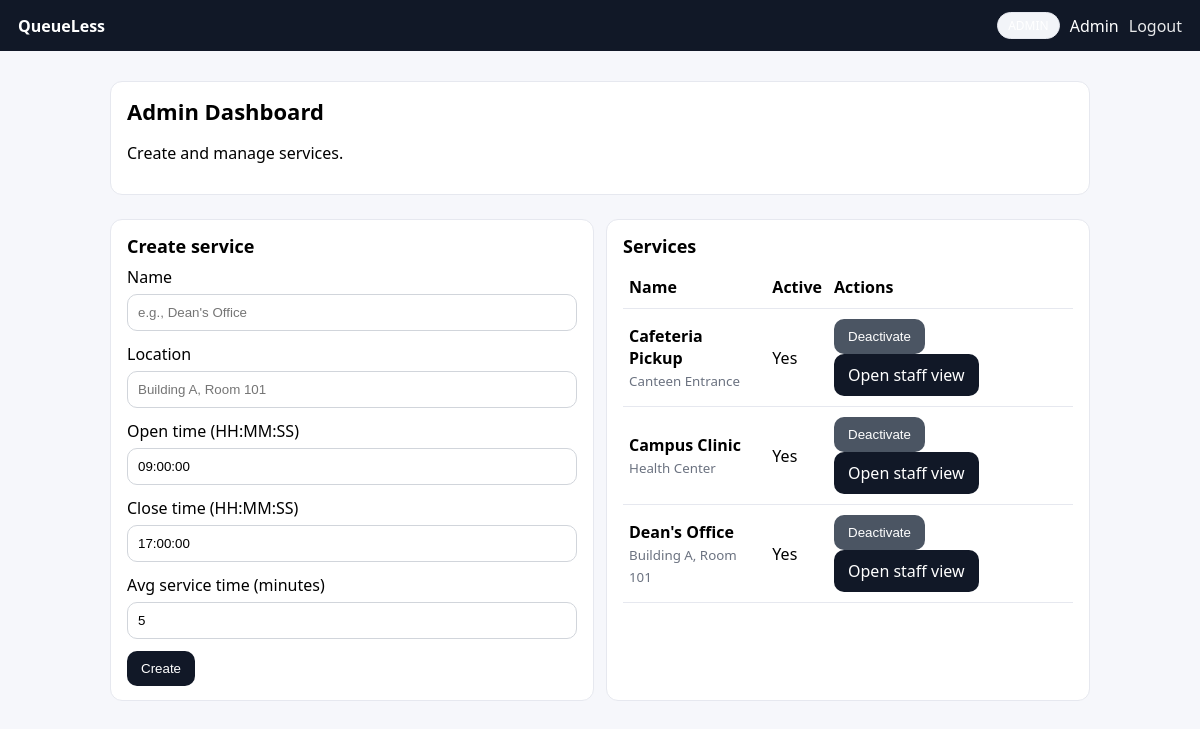
The page /public/admin.php (signed in) on the database its author committed.
### tables this page shows
CREATE TABLE IF NOT EXISTS services (
  id INT AUTO_INCREMENT PRIMARY KEY,
  name VARCHAR(160) NOT NULL,
  location VARCHAR(220) NOT NULL,
  open_time TIME NOT NULL,
  close_time TIME NOT NULL,
  avg_service_minutes INT NOT NULL DEFAULT 5,
  is_active TINYINT(1) NOT NULL DEFAULT 1,
  created_at DATETIME NOT NULL
);

### app/db.php (called while the page is built, shortened)
<?php
function db(): PDO {
  $config = require __DIR__ . '/../config/config.php';
  $db = $config['db'];
  $dsn = sprintf(
    'mysql:host=%s;port=%d;dbname=%s;charset=%s',
    $db['host'],
    (int)$db['port'],
    $db['name'],
    $db['charset'] ?? 'utf8mb4'
  );
  $pdo = new PDO($dsn, $db['user'], $db['pass'], [
    PDO::ATTR_ERRMODE => PDO::ERRMODE_EXCEPTION,
    PDO::ATTR_DEFAULT_FETCH_MODE => PDO::FETCH_ASSOC,
    PDO::ATTR_EMULATE_PREPARES => false,
  ]);
  return $pdo;
}

### app/services.php (called while the page is built, shortened)
<?php
function services_all_active(): array {
  $stmt = db()->query('SELECT id, name, location, is_active, open_time, close_time, avg_service_minutes FROM services ORDER BY name');
  return $stmt->fetchAll();
}

### app/helpers.php (called while the page is built, shortened)
<?php
function e(string $s): string {
  return htmlspecialchars($s, ENT_QUOTES | ENT_SUBSTITUTE, 'UTF-8');
}

### public/admin.php (the view, shortened to what this page needs)
<?php
require_once __DIR__ . '/_layout_top.php';
$services = services_all_active();
?>
<div class="card">
  <h1>Admin Dashboard</h1>
  <p>Create and manage services.</p>
</div>
<div class="row">
  <div class="col card">
    <h2>Create service</h2>
    <form method="post" action="api/admin_create_service.php">
      <label>Name</label>
      <input name="name" required placeholder="e.g., Dean's Office" />
      <label>Location</label>
      <input name="location" required placeholder="Building A, Room 101" />
      <label>Open time (HH:MM:SS)</label>
      <input name="open_time" required value="09:00:00" />
      <label>Close time (HH:MM:SS)</label>
      <input name="close_time" required value="17:00:00" />
      <label>Avg service time (minutes)</label>
      <input name="avg_service_minutes" type="number" min="1" value="5" required />
      <button class="btn" type="submit">Create</button>
    </form>
  </div>
  <div class="col card">
    <h2>Services</h2>
    <?php if (count($services) === 0): ?>
      <p><small>No services yet.</small></p>
    <?php else: ?>
      <table>
        <thead><tr><th>Name</th><th>Active</th><th>Actions</th></tr></thead>
        <tbody>
        <?php foreach ($services as $s): ?>
          <tr>
            <td>
              <b><?= e($s['name']) ?></b><br/>
              <small><?= e($s['location']) ?></small>
            </td>
            <td><?= ((int)$s['is_active'] ? 'Yes' : 'No') ?></td>
            <td>
              <form method="post" action="api/admin_toggle_service.php" style="display:inline;">
                <button class="btn secondary" type="submit">
                  <?= ((int)$s['is_active'] ? 'Deactivate' : 'Activate') ?>
                </button>
              </form>
              <a class="btn" href="staff.php?service_id=<?= (int)$s['id'] ?>">Open staff view</a>
            </td>
          </tr>
        <?php endforeach; ?>
        </tbody>
      </table>
    <?php endif; ?>
  </div>
</div>
<?php require_once __DIR__ . '/_layout_bottom.php'; ?>

### public/assets/style.css (style rules this page uses)
body { font-family: system-ui, -apple-system, Segoe UI, Roboto, Arial, sans-serif; margin: 0; background: #f6f7fb; }
.card { background: #fff; border: 1px solid #e6e8ef; border-radius: 12px; padding: 14px 16px; margin: 12px 0; }
h1 { margin: 0 0 8px 0; font-size: 22px; }
h2 { margin: 0 0 8px 0; font-size: 18px; }
.row { display:flex; gap:12px; flex-wrap: wrap; }
.col { flex: 1; min-width: 260px; }
.btn { display:inline-block; padding: 10px 14px; border-radius: 10px; background:#111827; color:#fff; text-decoration:none; border:0; cursor:pointer; }
.btn.secondary { background:#4b5563; }
input, select { width: 100%; padding: 10px; border:1px solid #d1d5db; border-radius:10px; box-sizing:border-box; margin: 6px 0 12px; }
small { color:#6b7280; }
table { width:100%; border-collapse: collapse; }
td, th { border-bottom: 1px solid #e6e8ef; padding: 10px 6px; text-align:left; }

### rows shown on the page
services: name "Cafeteria Pickup", location "Canteen Entrance", is_active "Yes"
services: name "Campus Clinic", location "Health Center", is_active "Yes"
services: name "Dean's Office", location "Building A, Room 101", is_active "Yes"

### other values the page prints
$u['name'] "Admin"
